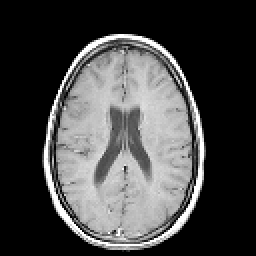
%> input picture Chapter 12/mri.tif, 128 x 128 px (shown 2 times larger)
$ octave Ex12_6v3.m   (GNU Octave 9; MATLAB toolbox functions it lacks are replaced by stand-ins)
%> lines starting %> are read from the running program, lines starting %| are printed output that depends on the picture; in (x1, y1, x2, y2) boxes, pixels count from 0 and x2, y2 are one past the last pixel; in counts of white or black regions, pixels touching at a corner belong together; the program's own positions count from 1
% Example 12.6  Generate an RGB image from an MR image using pseudocolor.
% Apply the pseudocolor scheme to frame 16 of the MRI images where
% grayscale values above 0.75 are coded in shades of yellow, values between
% 0.40 and 0.75 are coded into red and values below 0.33 are coded to
% green.  Each grayscale range should be expanded to cover the full range
% of color intensity.  Finally, convert the black background to blue.  To
% construct this image use masking techniques and show the masks used.
%
clear all; close all;
frame = 17;						% Load frame 17 only
[I(:,:,1,1), map ] = imread('mri.tif', frame);
%> map = 256 rows, first 12: [0 0 0; 0.00784 0.00784 0.00784; 0.0196 0.0196 0.0196; 0.0314 0.0314 0.0314; 0.0431 0.0431 0.0431; 0.0549 0.0549 0.0549; 0.0667 0.0667 0.0667; 0.0784 0.0784 0.0784; 0.0902 0.0902 0.0902; 0.102 0.102 0.102; 0.114 0.114 0.114; 0.125 0.125 0.125]
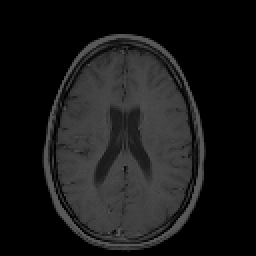
%> I: size 128x128 uint8 (shown 2 times larger); min 0, max 88, mean 24.1
if isempty(map) == 0     	% Check if indexed data
    I = ind2gray(I,map); 	% If so, convert to grayscale
end
I = im2double(I);    		% Convert to double
%> I: size 128x128 double
%
[M N] = size(I);			% Size of image
%> M = 128; N = 128
RGB = zeros(M,N,3);     	% Initialize RGB array

BW_Y = im2bw(I,0.75);       % Threshold image for > 0.75
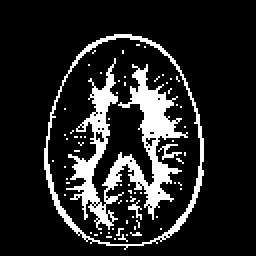
%> BW_Y: size 128x128 logical (shown 2 times larger); 14.4% white; 69 white regions (65 under 20 px), largest, box (x1, y1, x2, y2) and area: (33, 29, 94, 115) 1589, (22, 17, 102, 125) 587, (79, 72, 91, 80) 34, (64, 100, 71, 110) 24
BW_G = ~im2bw(I,.4);        % Treshold for < 0.40
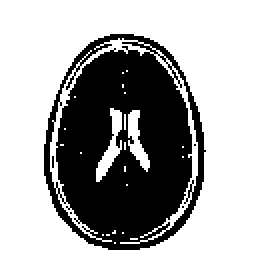
%> BW_G: size 128x128 logical (shown 2 times larger); 64.6% white; 5 black regions (4 under 20 px), largest, box (x1, y1, x2, y2) and area: (22, 17, 103, 125) 5799
BW_R = ~BW_G & ~BW_Y;       % Threshold beteen 0.40 and 0.75
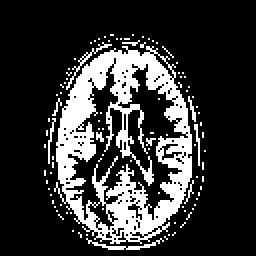
%> BW_R: size 128x128 logical (shown 2 times larger); 21.1% white; 100 white regions (94 under 20 px), largest, box (x1, y1, x2, y2) and area: (27, 23, 96, 122) 3061, (43, 119, 82, 125) 64, (33, 21, 56, 45) 52, (24, 59, 28, 82) 27, (97, 62, 100, 83) 26, (94, 48, 98, 61) 20
BW_B = ~im2bw(I,0.0001);    % Threshold for blue
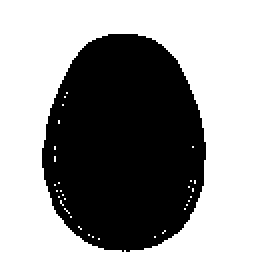
%> BW_B: size 128x128 logical (shown 2 times larger); 57.4% white; 1 black region, box (x1, y1, x2, y2) and area: (21, 17, 103, 126) 6979
%
RGB(:,:,1) = mat2gray(I.*BW_R|BW_Y);
RGB(:,:,2) = mat2gray(I.*BW_G|BW_Y);
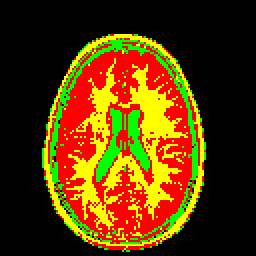
%> RGB: size 128x128x3 double (shown 2 times larger); mean R, G, B 0.354, 0.215, 0
RGB(:,:,3) = BW_B;
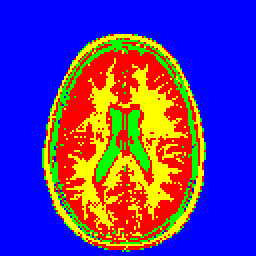
%> RGB: size 128x128x3 double (shown 2 times larger); mean R, G, B 0.354, 0.215, 0.574
subplot(2,2,1);
  imshow(BW_G);
  title('Green Threshold < 0.4');
subplot(2,2,2);
  imshow(BW_Y);
  title('Yellow Threshold > 0.75');
subplot(2,2,3);
  imshow(BW_R);
  title('Red Threshold > 0.40 & < 0.75');
subplot(2,2,4);
  imshow(BW_B);
  title('Blue Threshold < 0.001');
%
figure;
subplot(1,2,1);                     % Display all images in a single plot
    imshow(I);
    title('Original');
subplot(1,2,2);
    imshow(RGB)
    title('Pseudocolor');
